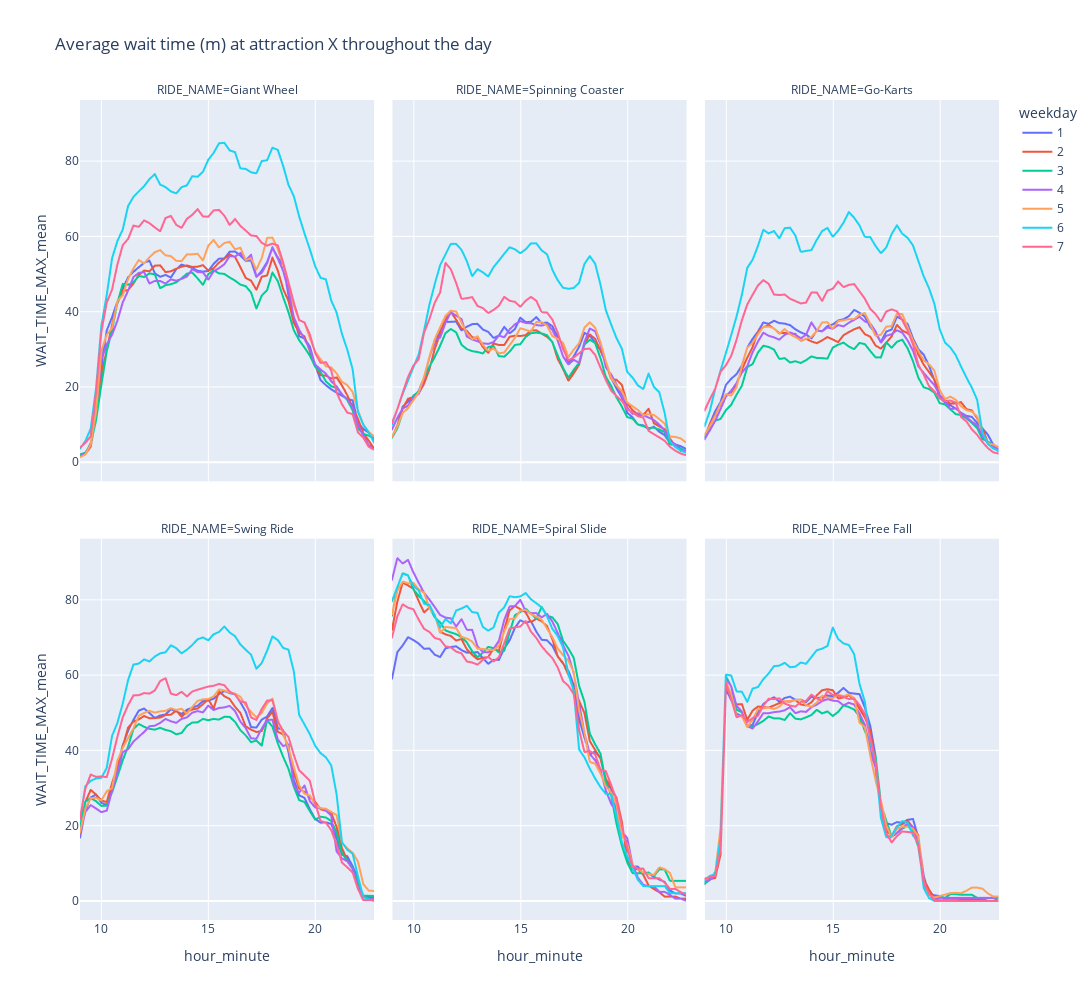

The cell this chart's notebook holds for it:
### Code cell
(
  wt
  .filter((col('DEB_DATETIME') <= date(2020, 3, 13)).or_(col('DEB_DATETIME') >= date(2021, 6, 19)))   # We take out COVID TIME
  .group_by(col('ENTITY_DESCRIPTION_SHORT').alias('RIDE_NAME'), col('DEB_DATETIME').dt.weekday().alias('weekday'), (col('DEB_DATETIME').dt.hour() + col('DEB_DATETIME').dt.minute() / 60).alias('hour_minute'))
  .agg(col('WAIT_TIME_MAX').mean().suffix('_mean'))
  .filter(col('RIDE_NAME').is_in(['Spinning Coaster', 'Go-Karts', 'Free Fall', 'Swing Ride', 'Giant Wheel', 'Spiral Slide']))
).sort(['weekday', 'hour_minute'], descending=[False, False]).to_pandas().plot(
  x= 'hour_minute',
  y='WAIT_TIME_MAX_mean',
  color='weekday',
  facet_col="RIDE_NAME",
  facet_col_wrap = 3,
  title = 'Average wait time (m) at attraction X throughout the day', width=2000, height=1000)
